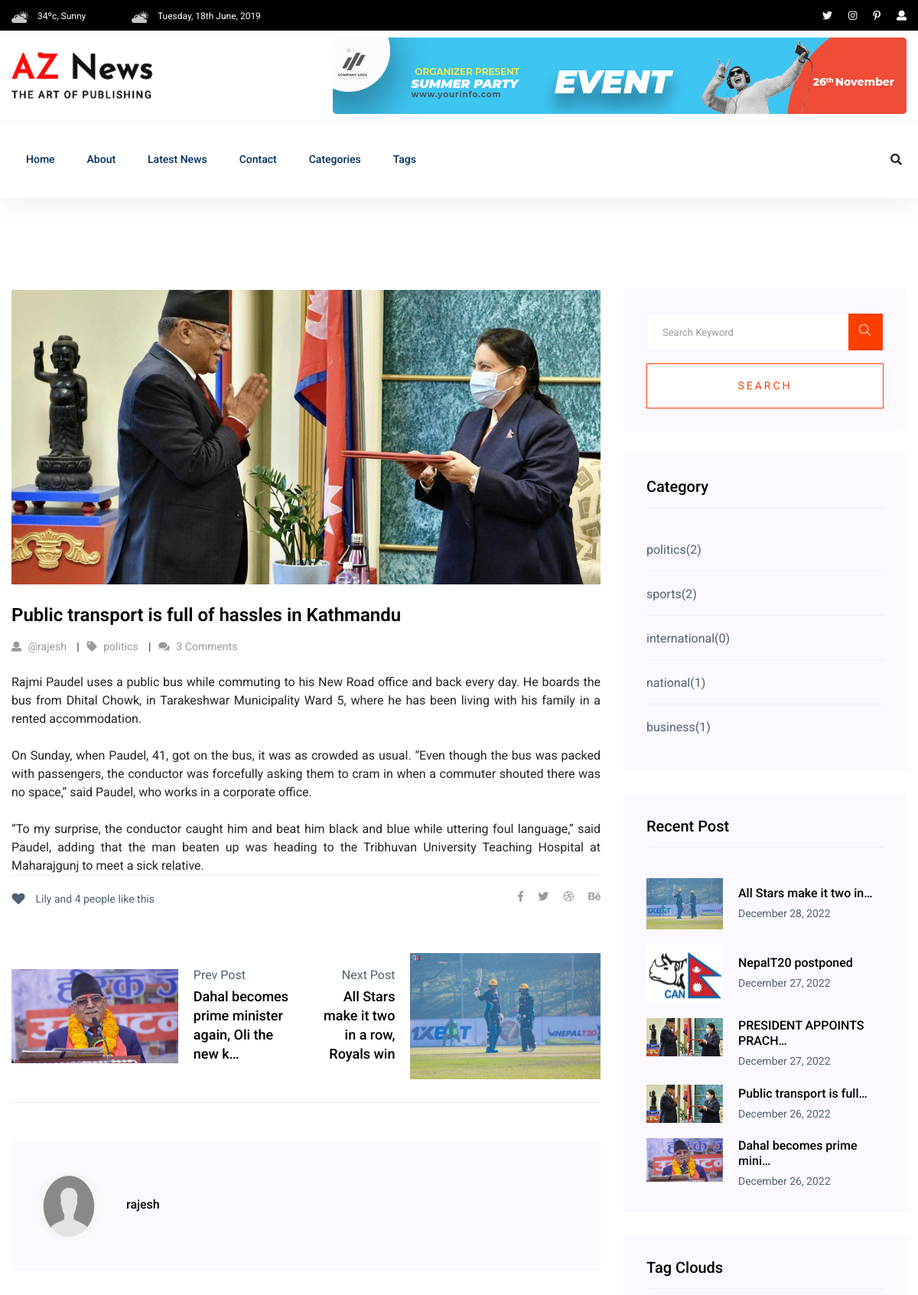
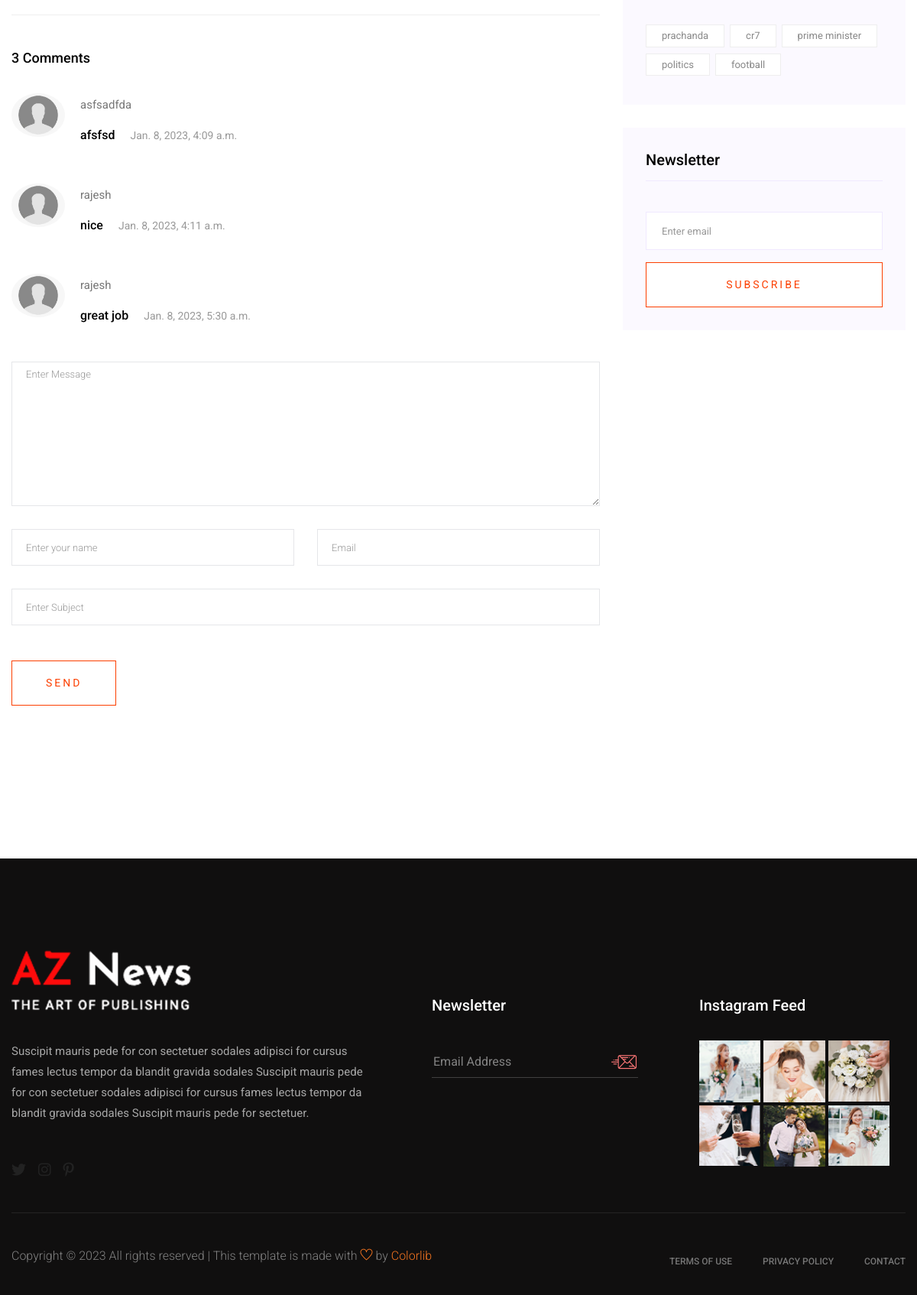
The page /post-detail/3/ on the database its author committed (2 pictures, top to bottom).
### blog_app/models.py (models this page shows, shortened)
class TimeStamp(models.Model):
    created_at = models.DateTimeField(auto_now_add=True)
    updated_at = models.DateTimeField(auto_now=True)
    class Meta:
        abstract = True

class Post(TimeStamp):    # Pascalcase
    STATUS_CHOICES = [
        ("active", "Active"),
        ("inactivate", "Inactivate")
    ]
    title = models.CharField(max_length=255)
    content = models.TextField()
    featured_image = models.ImageField(
        upload_to="post_images/%Y/%m/%d", blank=False)
    views_count = models.PositiveBigIntegerField(default=0)
    category = models.ForeignKey(Category, on_delete=models.CASCADE)
    status = models.CharField(
        max_length=255, choices=STATUS_CHOICES, default="active")
    tag = models.ManyToManyField(Tag)
    published_at = models.DateTimeField(null=True, blank=True)
    author = models.ForeignKey("auth.user", on_delete=models.CASCADE)

class Tag(TimeStamp):
    name = models.CharField(max_length=255)
    def __str__(self):
        return self.name[:100]

class Comment(TimeStamp):
    post = models.ForeignKey(Post, on_delete=models.CASCADE)
    subject = models.CharField(max_length=200)
    message = models.TextField()
    name = models.CharField(max_length=200)
    email = models.EmailField()

class Category(TimeStamp):
    name = models.CharField(max_length=255)

### blog_app/views.py (the view)
class PostDetailView(DetailView):
    model = Post
    template_name = "aznews/detail.html"
    context_object_name = "post"
    def get_context_data(self, **kwargs):
        obj = self.get_object()
        obj.views_count += 1
        obj.save()
        context = super().get_context_data(**kwargs)
        context['comments'] = obj.comment_set.all()[:10]
        context["previous_post"] = Post.objects.filter(
            id__lt=obj.id,
            status="active",
            published_at__isnull=False,
        ).first()
        context["next_post"] = Post.objects.filter(
            id__gt=obj.id,
            status="active",
            published_at__isnull=False,
        ).first()
        return context

### templates/aznews/detail.html (shortened to what this page needs)
{% extends "aznews/base.html" %}
{% block content %}
    {% load static %}
    <section class="blog_area single-post-area section-padding">
        <div class="container">
            <div class="row">
                <div class="col-lg-8 posts-list">
                    <div class="single-post">
                        <div class="feature-img">
                            <img class="img-fluid"
                                 src="{{ post.featured_image.url }}"
                                 alt="{{ post.title }}"/>
                        </div>
                        <div class="blog_details">
                            <h2>{{ post.title }}</h2>
                            <ul class="blog-info-link mt-3 mb-4">
                                <li>
                                    <a href="#"><i class="fa fa-user"></i> @{{ post.author.username }}
                                    </a>
                                </li>
                                <li>
                                    <a href="#"><i class="fa fa-tag"></i> {{ post.tag.all|join:", " }}
                                    </a>
                                </li>
                                <li>
                                    <a href="#"><i class="fa fa-comments"></i> {{ post.comment_set.count }}
                                        Comments</a
                                        >
                                    </li>
                                </ul>
                                <div align="justify">{{ post.content|linebreaksbr }}</div>
                            </div>
                        </div>
                        <div class="navigation-top">
                            <div class="d-sm-flex justify-content-between text-center">
                                <p class="like-info">
                                    <span class="align-middle"><i class="fa fa-heart"></i></span> Lily
                                    and 4 people like this
                                </p>
                                <div class="col-sm-4 text-center my-2 my-sm-0">
                                </div>
                                <ul class="social-icons">
                                    <li>
                                        <a href="#"><i class="fab fa-facebook-f"></i></a>
                                    </li>
                                    <li>
                                        <a href="#"><i class="fab fa-twitter"></i></a>
                                    </li>
                                    <li>
                                        <a href="#"><i class="fab fa-dribbble"></i></a>
                                    </li>
                                    <li>
                                        <a href="#"><i class="fab fa-behance"></i></a>
                                    </li>
                                </ul>
                            </div>
                            <div class="navigation-area">
                                <div class="row">
                                    {% if previous_post %}
                                        <div class="col-lg-6 col-md-6 col-12 nav-left flex-row d-flex justify-content-start align-items-center">
                                            <div class="thumb">
                                                <a href="{% url 'post-detail' previous_post.pk %}">
                                                    <img class="img-fluid" src="{{ previous_post.featured_image.url }}" alt="" />
                                                </a>
                                            </div>
                                            <div class="arrow">
                                                <a href="#">
                                                </a>
                                            </div>
                                            <div class="detials">
                                                <p>Prev Post</p>
                                                <a href="{% url 'post-detail' previous_post.pk %}">
                                                    <h4>{{ previous_post.title|truncatechars:50 }}</h4>
                                                </a>
                                            </div>
                                        </div>
                                    {% endif %}
                                    {% if next_post %}
                                        <div class="col-lg-6 col-md-6 col-12 nav-right flex-row d-flex justify-content-end align-items-center">
                                            <div class="detials">
                                                <p>Next Post</p>
                                                <a href="{% url 'post-detail' next_post.pk %}">
                                                    <h4>{{ next_post.title|truncatechars:50 }}</h4>
                                                </a>
                                            </div>
                                            <div class="arrow">
                                                <a href="#">
                                                </a>
                                            </div>
                                            <div class="thumb">
                                                <a href="{% url 'post-detail' next_post.pk %}">
                                                    <img class="img-fluid" src="{{ next_post.featured_image.url }}" alt="" />
                                                </a>
                                            </div>
                                        </div>
                                    {% endif %}
                                </div>
                            </div>
                        </div>
                        <div class="blog-author">
                            <div class="media align-items-center">
                                <img src="{% static 'img/profile.png' %}" alt="{{ post.author.username }}" />
                                <div class="media-body">
                                    <a href="#">
                                        <h4>{{ post.author.username }}</h4>
                                    </a>
                                </div>
                            </div>
                        </div>
                        <div class="comments-area">
                            <h4>{{ post.comment_set.count }} Comments</h4>
                            {% for comment in comments %}
                                <div class="comment-list">
                                    <div class="single-comment justify-content-between d-flex">
                                        <div class="user justify-content-between d-flex">
                                            <div class="thumb">
                                                <img src="{% static 'img/profile.png' %}" alt="{{ comment.subject }}" />
                                            </div>
                                            <div class="desc">
                                                <p class="comment">{{ comment.name }}</p>
                                                <div class="d-flex justify-content-between">
                                                    <div class="d-flex align-items-center">
                                                        <h5>
                                                            <a href="#">{{ comment.message }}</a>
                                                        </h5>
                                                        <p class="date">{{ comment.created_at }}</p>
                                                    </div>
                                                </div>
                                            </div>
                                        </div>
                                    </div>
                                </div>
                            {% endfor %}
                        </div>
                        {% include "aznews/comment.html" %}
                    </div>
                    {% include "aznews/body/post_list/right.html" %}
                </div>
            </div>
        </section>
    {% endblock content %}

### templates/aznews/body/post_list/aside/category.html
<aside class="single_sidebar_widget post_category_widget">
    <h4 class="widget_title">Category</h4>
    <ul class="list cat-list">
        {% for category in categories %}
            <li>
                <a href="{% url 'post-by-category' category.pk %}" class="d-flex">
                    <p>{{ category.name }}</p>
                    <p>({{ category.post_set.count }})</p>
                </a>
            </li>
        {% endfor %}
    </ul>
</aside>

### templates/aznews/body/post_list/aside/popular.html
{% load static %}
<aside class="single_sidebar_widget popular_post_widget">
    <h3 class="widget_title">Recent Post</h3>
    {% for recent_post in recent_posts %}
        <div class="media post_item">
            <img src="{{ recent_post.featured_image.url }}"
                 alt="{{ recent_post.title }} "
                 width="100px">
            <div class="media-body">
                <a href="{% url 'post-detail' recent_post.pk %}">
                    <h3>{{ recent_post.title|truncatechars:25 }}</h3>
                </a>
                <p>{{ recent_post.published_at|date:"F j, Y" }}</p>
            </div>
        </div>
    {% endfor %}
</aside>

### templates/aznews/body/post_list/aside/tag.html
<aside class="single_sidebar_widget tag_cloud_widget">
    <h4 class="widget_title">Tag Clouds</h4>
    <ul class="list">
        {% for tag in tags %}
            <li>
                <a href="{% url 'post-by-tag' tag.pk %}">{{ tag.name }}</a>
            </li>
        {% endfor %}
    </ul>
</aside>

### rows shown on the page
Post: featured_image (picture), title "Public transport is full of hassles in Kathmandu", author.username "rajesh", tag.all "politics", comment_set.count "3", content "Rajmi Paudel uses a public bus while commuting to his New Road office and back every day. He boards the bus from Dhital Chowk, in Tarakeshwar Municipality Ward 5, where he has been living with his family in a rented accommodation. On Sunday, when Paudel, 41, got on the bus, it was as crowded as usual. “Even though the bus was packed with passengers, the conductor was forcefully asking them to cram in when a commuter shouted there was no space,” said Paudel, who works in a corporate office. “To my surprise, the conductor caught him and beat him black and blue while uttering foul language,” said Paudel, adding that the man beaten up was heading to the Tribhuvan University Teaching Hospital at…", title "Public transport is full…", published_at "December 26, 2022"
Post: featured_image (picture), title "Dahal becomes prime minister again, Oli the new k…", title "Dahal becomes prime mini…", published_at "December 26, 2022"
Post: title "All Stars make it two in a row, Royals win", featured_image (picture), title "All Stars make it two in…", published_at "December 28, 2022"
Comment: name "asfsadfda", message "afsfsd", created_at "Jan. 8, 2023, 4:09 a.m."
Comment: name "rajesh", message "nice", created_at "Jan. 8, 2023, 4:11 a.m."
Comment: name "rajesh", message "great job", created_at "Jan. 8, 2023, 5:30 a.m."
Category: name "politics", post_set.count "2"
Category: name "sports", post_set.count "2"
Category: name "international", post_set.count "0"
Category: name "national", post_set.count "1"
Category: name "business", post_set.count "1"
Post: featured_image (picture), title "NepalT20 postponed", published_at "December 27, 2022"
Post: featured_image (picture), title "PRESIDENT APPOINTS PRACH…", published_at "December 27, 2022"
Tag: name "prachanda"
Tag: name "cr7"
Tag: name "prime minister"
Tag: name "politics"
Tag: name "football"
